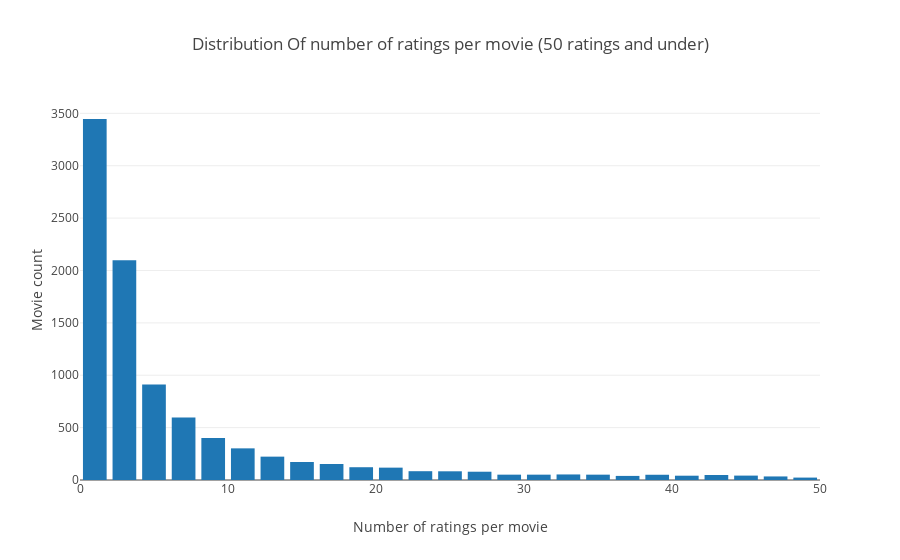

Notebook source saved alongside this figure:
### Code cell
user_data = df.groupby('movieId')['rating'].count().clip(upper=50)

trace = go.Histogram(x = user_data.values,
                     name = 'Ratings',
                     xbins = dict(start=0, end=50, size=2))
#Create Layout
layout = go.Layout(title = 'Distribution Of number of ratings per movie (50 ratings and under)',
                   xaxis = dict(title = 'Number of ratings per movie'),
                   yaxis = dict(title = 'Movie count'),
                   bargap = 0.2)

#Create plot
fig = go.Figure(data=[trace], layout=layout)
iplot(fig)

### Figure 1 — Plotly figure (JSON) as saved in the notebook; plotly's stock layout.template omitted (floating-point values rounded to 4 significant figures; data arrays with more than 128 entries replaced by an {"elided": "..."} marker saying what was removed)
{"data": [{"name": "Ratings", "type": "histogram", "uid": "a8a2b7ae-8f0f-11ea-a6ad-acde48001122", "x": {"elided": "9724 int values"}, "xbins": {"end": 50, "size": 2, "start": 0}}], "layout": {"bargap": 0.2, "title": "Distribution Of number of ratings per movie (50 ratings and under)", "xaxis": {"title": "Number of ratings per movie"}, "yaxis": {"title": "Movie count"}}}
